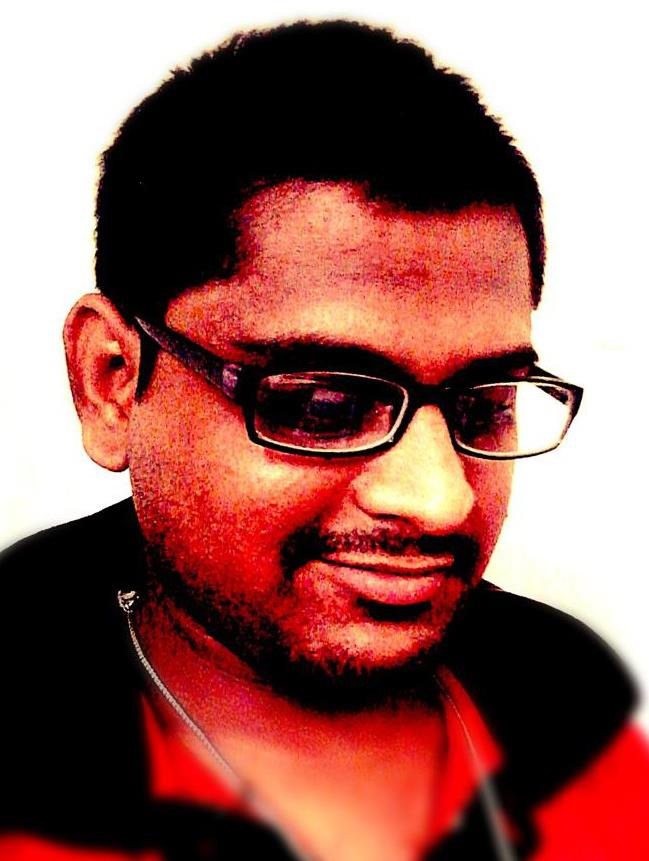
%> input picture HW09_Jain_Yash/mypic2.jpg, 649 x 861 px
$ octave --eval "HW09_part4('mypic2.jpg');"   (GNU Octave 9; MATLAB toolbox functions it lacks are replaced by stand-ins)
%> lines starting %> are read from the running program, lines starting %| are printed output that depends on the picture
function HW09_part4(filename)
%> called with filename = 'mypic2.jpg'
    im = imread(filename);
%> im is the input picture: size 861x649x3 uint8; mean R, G, B 149.3, 97.4, 91
    figure;
    %subplot(2,3,1);
    imagesc(im);
    title('Orginal Image','Fontsize',8);

    % Converting rgc to various color spaces asked in question
    im_rgb      = im;
    im_hsv      = rgb2hsv(im);
%> im_hsv: size 861x649x3 double; mean H, S, V 0.188, 0.401, 0.586
    im_xyz      = rgb2xyz(im);
%> im_xyz: size 861x649x3 double; mean of channels 1, 2, 3 0.386, 0.363, 0.327
    im_ycbcr    = rgb2ycbcr(im);
%> im_ycbcr: size 861x649x3 uint8; mean of channels 1, 2, 3 112.3, 117.5, 151.2
    im_lab      = rgb2lab(im);
%> im_lab: size 861x649x3 double; mean of channels 1, 2, 3 47, 18.4, 15.5

    im_array    = cell(5,1);
    im_array{1} = im_rgb;
    im_array{2} = im_hsv;
    im_array{3} = im_xyz;
    im_array{4} = im_ycbcr;
    im_array{5} = im_lab;

    name_of_colorspace = {'RGB','HSV','XYZ','YCBCR','LAB'};

    for index = 1: length(im_array)
        k_values = 64;
        % passing in the filtered image with proper k value to rgb2ind function
        im_temp = im_array{index};
        [im_out,x] = rgb2ind(im_temp,k_values,'nodither');

        % Displaying th eoutput of rgb2ind
        figure;
        imagesc(im_out);
        colormap(x);
        message = ['HW09->4, ColorSpace =' ,name_of_colorspace(index) ,'K value is',num2str(k_values)];
        title(message,'Fontsize',8);
    end
%> this loop made 5 passes
%> message on passes 1 to 5: {'HW09->4, ColorSpace =', 'RGB', 'K value is', '64'}, {'HW09->4, ColorSpace =', 'HSV', 'K value is', '64'}, {'HW09->4, ColorSpace =', 'XYZ', 'K value is', '64'}, {'HW09->4, ColorSpace =', 'YCBCR', 'K value is', '64'}, {'HW09->4, ColorSpace =', 'LAB', 'K value is', '64'}
%> pass 1, in HW09_part4, `[im_out,x] = rgb2ind(im_temp,k_values,'nodither');`:
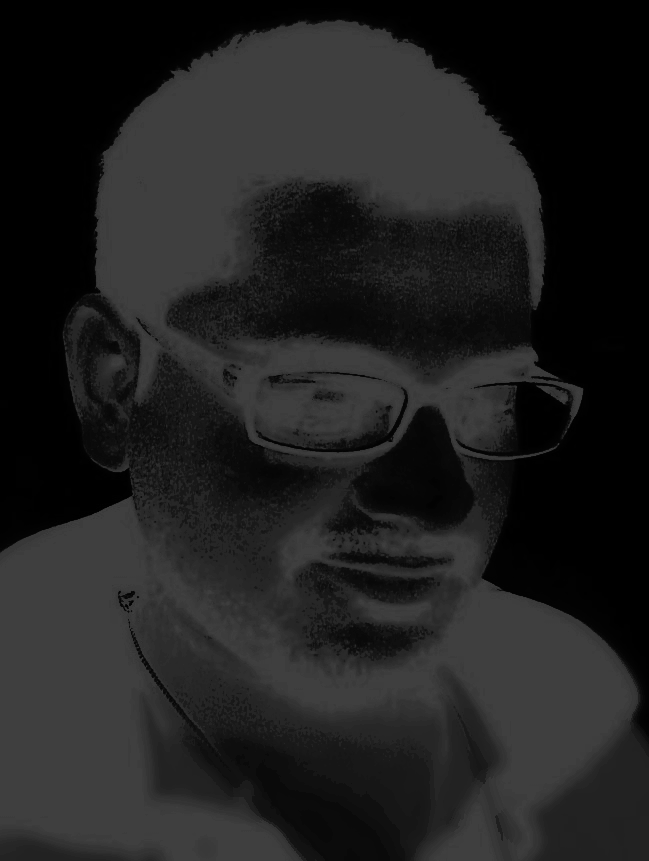
%> im_out: size 861x649 uint8; min 0, max 63, mean 32.1
%> pass 2, in HW09_part4, `[im_out,x] = rgb2ind(im_temp,k_values,'nodither');`:
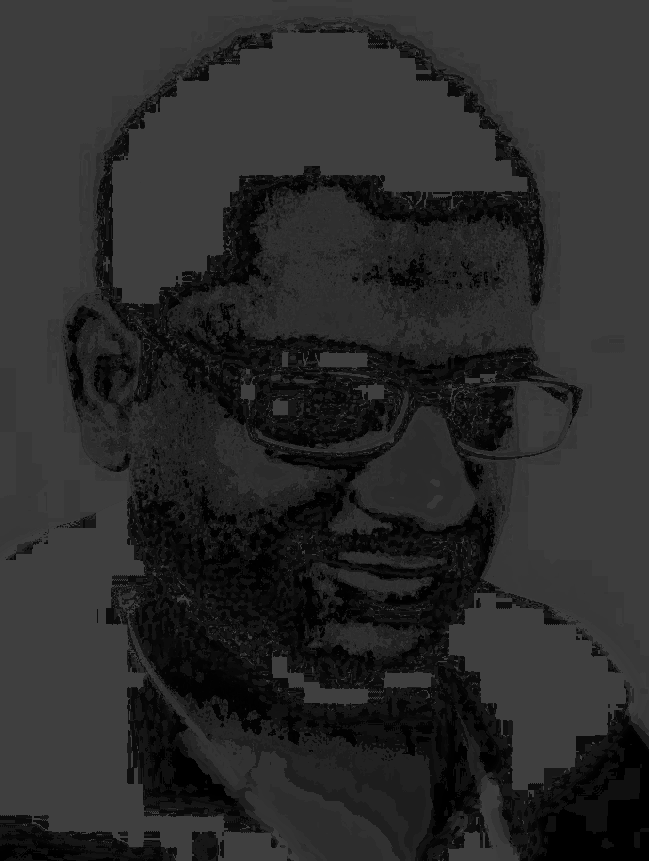
%> im_out: size 861x649 uint8; min 0, max 63, mean 42.9
%> pass 2, in HW09_part4, `title(message,'Fontsize',8);`:
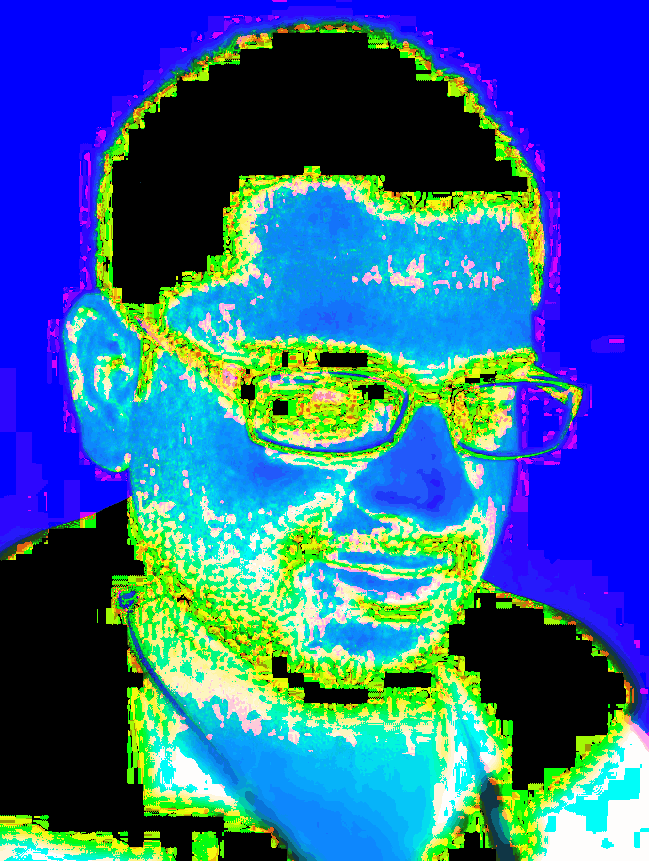
%> displayed picture: size 861x649x3, on the screen's scale of 0 to 255; mean R, G, B 48, 102.3, 149.5


    % Looking at all the colorspaces I found that ycbcr is good for balls,
    % RGB is good for MACBETH and XYZ for pockets
    if(~isempty(strfind(filename,'BALLS')))
        disk_size = 7;
        gauss_size =4;
        gauss_sd = 0.25;

        im_ycbcr = rgb2ycbcr(im);

        im_y = im_ycbcr(:,:,1)/30;
        im_cb = im_ycbcr(:,:,2);
        im_cr = im_ycbcr(:,:,3);
        im_to_process = cat(3,im_y,im_cb,im_cr);

        %% Noise removal
        % Applying disk filter to the given image(local average)
        disk_filter = fspecial('disk',disk_size);
        im_filtered_avg = imfilter(im_to_process,disk_filter);

        % Applying gaussian filter to the image to get more smoothened output
        gauss_filter = fspecial('gauss',gauss_size,gauss_sd);
        im_filtered = imfilter(im_filtered_avg,gauss_filter);
    end
    if (~isempty(strfind(filename,'MACBETH')))
        disk_size = 7;
        gauss_size =4;
        gauss_sd = 0.25;

        im_rgb = im;

        im_r = im_rgb(:,:,1);
        im_g = im_rgb(:,:,2);
        im_b = im_rgb(:,:,3);
        im_to_process = cat(3,im_r,im_g,im_b);

        %% Noise removal
        %Applying disk filter to the given image(local average)
        disk_filter = fspecial('disk',disk_size);
        im_filtered_avg = imfilter(im_to_process,disk_filter);

        % Applying gaussian filter to the image to get more smoothened output
        gauss_filter = fspecial('gauss',gauss_size,gauss_sd);
        im_filtered = imfilter(im_filtered_avg,gauss_filter);
    end
   if(~isempty(strfind(filename,'POCKET')))
        disk_size   = 10;
        gauss_size  = 8;
        gauss_sd    = 3;

        im_hsv = rgb2hsv(im);

        im_x = im_hsv(:,:,1)*1;
        im_y = im_hsv(:,:,2)*5;
        im_z = im_hsv(:,:,3)*5;
        im_to_process = cat(3,im_x,im_y,im_z);

        %% Noise removal
        % Applying disk filter to the given image(local average)
        disk_filter = fspecial('disk',disk_size);
        im_filtered_avg = imfilter(im_to_process,disk_filter);

        % Applying gaussian filter to the image to get more smoothened output
        gauss_filter = fspecial('gauss',gauss_size,gauss_sd);
        im_filtered = imfilter(im_filtered_avg,gauss_filter);
    end


    %% Applying kmeans
    % k value is 64
    k_values = 64;

    % passing in the filtered image with proper k value to rgb2ind function
%> (the run ends here)
